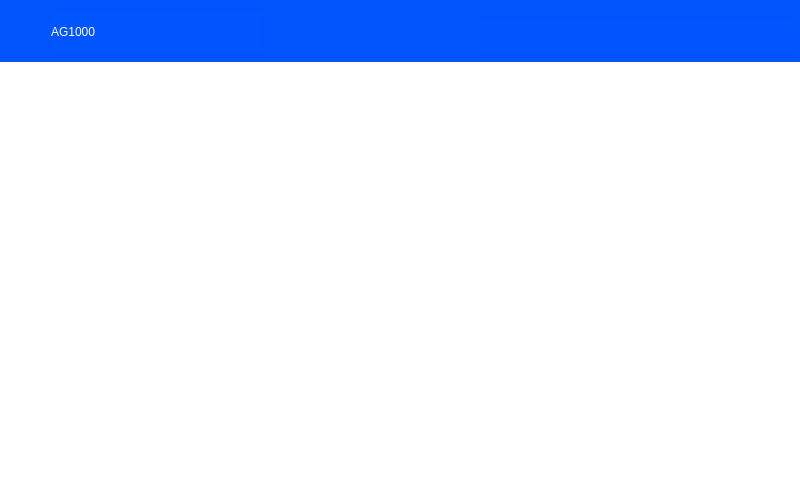
<?xml version="1.0" encoding="UTF-8"?>
<ui version="4.0">
 <class>MainWidget</class>
 <widget class="QWidget" name="MainWidget">
  <property name="geometry">
   <rect>
    <x>0</x>
    <y>0</y>
    <width>800</width>
    <height>480</height>
   </rect>
  </property>
  <property name="windowTitle">
   <string>MainWidget</string>
  </property>
  <property name="styleSheet">
   <string notr="true">background-color: rgb(255, 255, 255);</string>
  </property>
  <widget class="QGroupBox" name="groupBox">
   <property name="geometry">
    <rect>
     <x>-9</x>
     <y>-9</y>
     <width>821</width>
     <height>71</height>
    </rect>
   </property>
   <property name="minimumSize">
    <size>
     <width>821</width>
     <height>71</height>
    </size>
   </property>
   <property name="styleSheet">
    <string notr="true">background-color: rgb(0, 85, 255);</string>
   </property>
   <property name="title">
    <string/>
   </property>
   <widget class="QLabel" name="labelType">
    <property name="geometry">
     <rect>
      <x>60</x>
      <y>20</y>
      <width>211</width>
      <height>41</height>
     </rect>
    </property>
    <property name="styleSheet">
     <string notr="true">color: rgb(255, 255, 255);
font: 75 38pt &quot;黑体&quot;;</string>
    </property>
    <property name="text">
     <string>AG1000</string>
    </property>
   </widget>
   <widget class="QLabel" name="labelDatetime">
    <property name="geometry">
     <rect>
      <x>490</x>
      <y>30</y>
      <width>311</width>
      <height>31</height>
     </rect>
    </property>
    <property name="styleSheet">
     <string notr="true">color: rgb(255, 255, 255);
font: 22pt &quot;黑体&quot;;</string>
    </property>
    <property name="text">
     <string/>
    </property>
   </widget>
  </widget>
  <widget class="QPushButton" name="pushButtonClose">
   <property name="geometry">
    <rect>
     <x>100</x>
     <y>380</y>
     <width>74</width>
     <height>32</height>
    </rect>
   </property>
   <property name="minimumSize">
    <size>
     <width>74</width>
     <height>32</height>
    </size>
   </property>
   <property name="styleSheet">
    <string notr="true">border:0px;
background-image: url(:/images/close.jpg);</string>
   </property>
   <property name="text">
    <string/>
   </property>
  </widget>
  <widget class="QPushButton" name="pushButtonReboot">
   <property name="geometry">
    <rect>
     <x>230</x>
     <y>380</y>
     <width>74</width>
     <height>32</height>
    </rect>
   </property>
   <property name="minimumSize">
    <size>
     <width>74</width>
     <height>32</height>
    </size>
   </property>
   <property name="styleSheet">
    <string notr="true">border:0px;
background-image: url(:/images/reboot.jpg);</string>
   </property>
   <property name="text">
    <string/>
   </property>
  </widget>
  <widget class="QLabel" name="label">
   <property name="geometry">
    <rect>
     <x>290</x>
     <y>80</y>
     <width>205</width>
     <height>73</height>
    </rect>
   </property>
   <property name="minimumSize">
    <size>
     <width>205</width>
     <height>73</height>
    </size>
   </property>
   <property name="styleSheet">
    <string notr="true">background-image: url(:/images/ags_logo.png);</string>
   </property>
   <property name="text">
    <string/>
   </property>
  </widget>
  <widget class="QPushButton" name="pushButtonManage">
   <property name="geometry">
    <rect>
     <x>260</x>
     <y>200</y>
     <width>94</width>
     <height>110</height>
    </rect>
   </property>
   <property name="minimumSize">
    <size>
     <width>94</width>
     <height>110</height>
    </size>
   </property>
   <property name="styleSheet">
    <string notr="true">border: 0px;
background-image: url(:/images/manage.jpg);</string>
   </property>
   <property name="text">
    <string/>
   </property>
  </widget>
  <widget class="QPushButton" name="pushButtonExp">
   <property name="geometry">
    <rect>
     <x>90</x>
     <y>200</y>
     <width>90</width>
     <height>110</height>
    </rect>
   </property>
   <property name="minimumSize">
    <size>
     <width>90</width>
     <height>110</height>
    </size>
   </property>
   <property name="styleSheet">
    <string notr="true">background-image: url(:/images/exp.jpg);
border: 0px;</string>
   </property>
   <property name="text">
    <string/>
   </property>
  </widget>
  <widget class="QPushButton" name="pushButtonSet">
   <property name="geometry">
    <rect>
     <x>620</x>
     <y>200</y>
     <width>94</width>
     <height>110</height>
    </rect>
   </property>
   <property name="minimumSize">
    <size>
     <width>94</width>
     <height>110</height>
    </size>
   </property>
   <property name="styleSheet">
    <string notr="true">background-image: url(:/images/funcset.jpg);
border: 0px;</string>
   </property>
   <property name="text">
    <string/>
   </property>
  </widget>
  <widget class="QPushButton" name="pushButtonSelect">
   <property name="geometry">
    <rect>
     <x>450</x>
     <y>200</y>
     <width>94</width>
     <height>110</height>
    </rect>
   </property>
   <property name="minimumSize">
    <size>
     <width>94</width>
     <height>110</height>
    </size>
   </property>
   <property name="styleSheet">
    <string notr="true">background-image: url(:/images/dataselect.jpg);
border: 0px;</string>
   </property>
   <property name="text">
    <string/>
   </property>
  </widget>
 </widget>
 <layoutdefault spacing="6" margin="11"/>
 <resources/>
 <connections/>
</ui>
